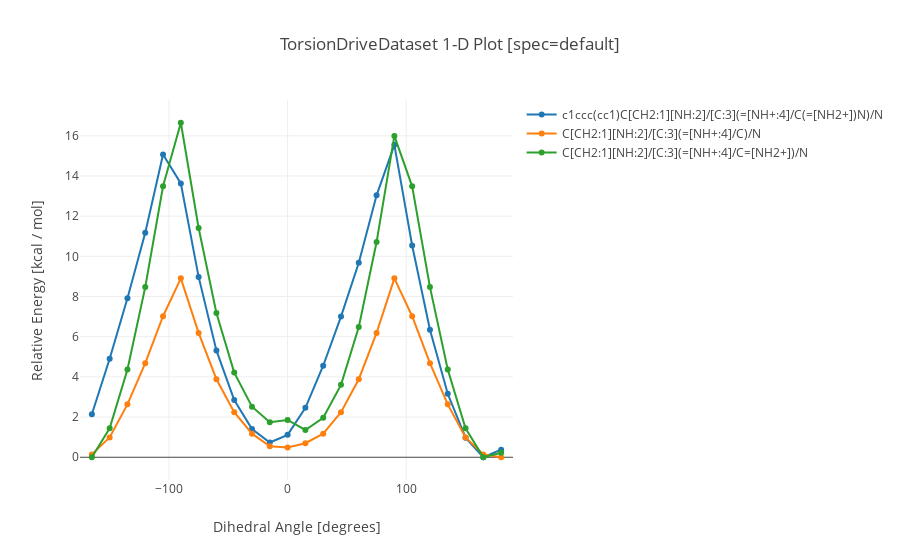

The cell this chart's notebook holds for it:
### Code cell
molecule = 'Phenformin_3'
bond = '[13, 7]'
mol_type = ['parent', 'pfizer', '0.03']
indices = [job_indices[molecule][bond][i] for i in mol_type]
dataset.visualize(indices, 'default')

### Figure 1 — Plotly figure (JSON) as saved in the notebook; plotly's stock layout.template omitted (floating-point values rounded to 4 significant figures)
{"data": [{"mode": "lines+markers", "name": "c1ccc(cc1)C[CH2:1][NH:2]/[C:3](=[NH+:4]/C(=[NH2+])N)/N", "type": "scatter", "uid": "a690ae21-c7ad-4893-8121-2f4f4f14f619", "x": [-165, -150, -135, -120, -105, -90, -75, -60, -45, -30, -15, 0, 15, 30, 45, 60, 75, 90, 105, 120, 135, 150, 165, 180], "y": [2.138, 4.899, 7.917, 11.18, 15.07, 13.63, 8.977, 5.315, 2.844, 1.401, 0.735, 1.114, 2.462, 4.554, 7.002, 9.678, 13.04, 15.55, 10.54, 6.345, 3.159, 0.972, 0, 0.378]}, {"mode": "lines+markers", "name": "C[CH2:1][NH:2]/[C:3](=[NH+:4]/C)/N", "type": "scatter", "uid": "8da2543d-198a-41c4-9b5b-f73acd685e68", "x": [-165, -150, -135, -120, -105, -90, -75, -60, -45, -30, -15, 0, 15, 30, 45, 60, 75, 90, 105, 120, 135, 150, 165, 180], "y": [0.142, 0.988, 2.633, 4.682, 7.018, 8.904, 6.19, 3.884, 2.24, 1.174, 0.549, 0.49, 0.699, 1.174, 2.24, 3.884, 6.19, 8.904, 7.018, 4.682, 2.633, 0.989, 0.141, 0]}, {"mode": "lines+markers", "name": "C[CH2:1][NH:2]/[C:3](=[NH+:4]/C=[NH2+])/N", "type": "scatter", "uid": "eee0e1a8-694c-4003-9dd8-dbe8b86076e4", "x": [-165, -150, -135, -120, -105, -90, -75, -60, -45, -30, -15, 0, 15, 30, 45, 60, 75, 90, 105, 120, 135, 150, 165, 180], "y": [0, 1.443, 4.365, 8.468, 13.49, 16.65, 11.41, 7.176, 4.214, 2.517, 1.743, 1.855, 1.358, 1.967, 3.603, 6.486, 10.71, 15.99, 13.49, 8.468, 4.366, 1.443, 0.001, 0.223]}], "layout": {"title": {"text": "TorsionDriveDataset 1-D Plot [spec=default]"}, "xaxis": {"range": [-175, 190], "title": {"text": "Dihedral Angle [degrees]"}, "zeroline": false}, "yaxis": {"title": {"text": "Relative Energy [kcal / mol]"}, "zeroline": true}}}
